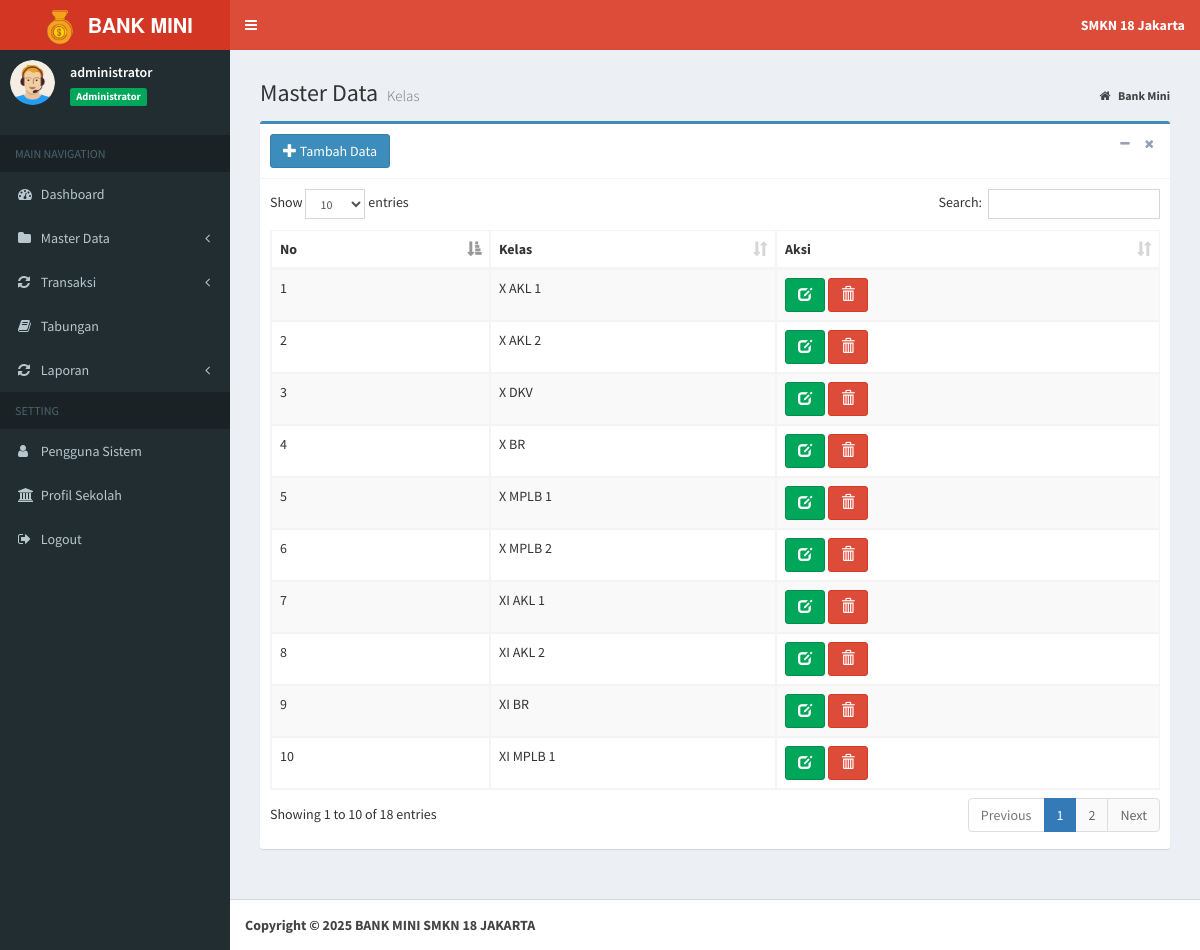
The page /etabs/index.php?page=MyApp/data_kelas (signed in) on the database its author committed.
### tables this page shows
CREATE TABLE `tb_profil` (
  `id_profil` int(11) NOT NULL,
  `nama_sekolah` varchar(200) NOT NULL,
  `alamat` varchar(400) NOT NULL,
  `akreditasi` char(2) NOT NULL
);

CREATE TABLE `tb_kelas` (
  `id_kelas` int(11) NOT NULL,
  `kelas` varchar(20) NOT NULL
);

### etabs/admin/kelas/data_kelas.php (the view, shortened to what this page needs)
<section class="content-header">
	<h1>
		Master Data
		<small>Kelas</small>
	</h1>
	<ol class="breadcrumb">
		<li>
			<a href="index.php">
				<i class="fa fa-home"></i>
				<b>Bank Mini</b>
			</a>
		</li>
	</ol>
</section>
<section class="content">
	<div class="box box-primary">
		<div class="box-header with-border">
			<a href="?page=MyApp/add_kelas" title="Tambah Data" class="btn btn-primary">
				<i class="glyphicon glyphicon-plus"></i> Tambah Data</a>
			<div class="box-tools pull-right">
				<button type="button" class="btn btn-box-tool" data-widget="collapse">
					<i class="fa fa-minus"></i>
				</button>
				<button type="button" class="btn btn-box-tool" data-widget="remove">
					<i class="fa fa-remove"></i>
				</button>
			</div>
		</div>
		<div class="box-body">
			<div class="table-responsive">
				<table id="example1" class="table table-bordered table-striped">
					<thead>
						<tr>
							<th>No</th>
							<th>Kelas</th>
							<th>Aksi</th>
						</tr>
					</thead>
					<tbody>
						<?php
                  $no = 1;
                  $sql = $koneksi->query("SELECT * FROM tb_kelas");
                  while ($data= $sql->fetch_assoc()) {
                ?>
						<tr>
							<td>
								<?php echo $no++; ?>
							</td>
							<td>
								<?php echo $data['kelas']; ?>
							</td>
							<td>
								<a href="?page=MyApp/edit_kelas&kode=<?php echo $data['id_kelas']; ?>" title="Ubah"
								 class="btn btn-success">
									<i class="glyphicon glyphicon-edit"></i>
								</a>
								<a href="?page=MyApp/del_kelas&kode=<?php echo $data['id_kelas']; ?>" onclick="return confirm('Yakin Hapus Data Ini ?')"
								 title="Hapus" class="btn btn-danger">
									<i class="glyphicon glyphicon-trash"></i>
							</td>
						</tr>
						<?php
                  }
                ?>
					</tbody>
				</table>
			</div>
		</div>
	</div>
</section>

### etabs/index.php (shortened to what this page needs)
<?php
    if (isset($_SESSION["ses_username"])==""){
		header("location: login.php");
    }else{
      $data_nama = $_SESSION["ses_nama"];
      $data_level = $_SESSION["ses_level"];
    }
    include "inc/koneksi.php";
	$sql = $koneksi->query("SELECT * from tb_profil");
	while ($data= $sql->fetch_assoc()) {
		$nama=$data['nama_sekolah'];
	}
?>
<!DOCTYPE html>
<html>
<head>
	<link rel="stylesheet" href="bootstrap/css/bootstrap.min.css">
	<link rel="stylesheet" href="https://cdnjs.cloudflare.com/ajax/libs/font-awesome/4.5.0/css/font-awesome.min.css">
	<link rel="stylesheet" href="https://cdnjs.cloudflare.com/ajax/libs/ionicons/2.0.1/css/ionicons.min.css">
	<link rel="stylesheet" href="plugins/datatables/dataTables.bootstrap.css">
	<link rel="stylesheet" href="plugins/select2/select2.min.css">
	<link rel="stylesheet" href="dist/css/AdminLTE.min.css">
	<link rel="stylesheet" href="dist/css/skins/_all-skins.min.css">
</head>
<body class="hold-transition skin-red sidebar-mini">
	<div class="wrapper">
		<header class="main-header">
			<a href="index.php" class="logo">
				<span class="logo-lg">
					<img src="dist/img/logo.png" width="45px">
					<b>BANK MINI</b>
				</span>
			</a>
			<nav class="navbar navbar-static-top">
				<a href="#" class="sidebar-toggle" data-toggle="offcanvas" role="button">
				</a>
				<div class="navbar-custom-menu">
					<ul class="nav navbar-nav">
						<li class="dropdown messages-menu">
							<a class="dropdown-toggle" data-toggle="dropdown">
								<span>
									<b>
										<?= $nama; ?>
									</b>
								</span>
							</a>
						</li>
					</ul>
				</div>
			</nav>
		</header>
		<aside class="main-sidebar">
			<section class="sidebar">
				</<b>
				<div class="user-panel">
					<div class="pull-left image">
						<img src="dist/img/avatar.png" class="img-circle" alt="User Image">
					</div>
					<div class="pull-left info">
						<p>
							<?php echo $data_nama; ?>
						</p>
						<span class="label label-success">
							<?php echo $data_level; ?>
						</span>
					</div>
				</div>
				<ul class="sidebar-menu">
					<li class="header">MAIN NAVIGATION</li>
					<?php
          if ($data_level=="Administrator"){
        ?>
					<li class="treeview">
						<a href="?page=admin">
							<i class="fa fa-dashboard"></i>
							<span>Dashboard</span>
						</a>
					</li>
					<li class="treeview">
						<a href="#">
							<i class="fa fa-folder"></i>
							<span>Master Data</span>
							<span class="pull-right-container">
								<i class="fa fa-angle-left pull-right"></i>
							</span>
						</a>
					</li>
					<li class="treeview">
						<a href="#">
							<i class="fa fa-refresh"></i>
							<span>Transaksi</span>
							<span class="pull-right-container">
								<i class="fa fa-angle-left pull-right"></i>
							</span>
						</a>
					</li>
					<li class="treeview">
						<a href="?page=view_tabungan">
							<i class="fa fa-book"></i>
							<span>Tabungan</span>
						</a>
					</li>
					<li class="treeview">
						<a href="#">
							<i class="fa fa-refresh"></i>
							<span>Laporan</span>
							<span class="pull-right-container">
								<i class="fa fa-angle-left pull-right"></i>
							</span>
						</a>
					</li>
					<li class="header">SETTING</li>
					<li class="treeview">
						<a href="?page=MyApp/data_pengguna">
							<i class="fa fa-user"></i>
							<span>Pengguna Sistem</span>
						</a>
					</li>
					<li class="treeview">
						<a href="?page=MyApp/data_profil">
							<i class="fa fa-bank"></i>
							<span>Profil Sekolah</span>
						</a>
					</li>
					<?php
            }
          ?>
					<li>
						<a href="logout.php" onclick="return confirm('Anda yakin keluar dari aplikasi ?')">
							<i class="fa fa-sign-out"></i>
							<span>Logout</span>
						</a>
					</li>
			</section>
		</aside>
		<div class="content-wrapper">
			<section class="content">
				<?php
      if(isset($_GET['page'])){
          $hal = $_GET['page'];
          switch ($hal) {
              case 'MyApp/data_kelas':
                  include "admin/kelas/data_kelas.php";
                  break;
          }
                        }
    ?>
			</section>
		</div>
		<footer class="main-footer">
			<strong>Copyright &copy; <?php echo date("Y"); ?> BANK MINI SMKN 18 JAKARTA
		</footer>
</body>
</html>

### rows shown on the page
tb_profil: nama_sekolah "SMKN 18 Jakarta"
tb_kelas: kelas "X AKL 1"
tb_kelas: kelas "X AKL 2"
tb_kelas: kelas "X DKV"
tb_kelas: kelas "X BR"
tb_kelas: kelas "X MPLB 1"
tb_kelas: kelas "X MPLB 2"
tb_kelas: kelas "XI AKL 1"
tb_kelas: kelas "XI AKL 2"
tb_kelas: kelas "XI BR"
tb_kelas: kelas "XI MPLB 1"

### other values the page prints
$data_nama "administrator"
$data_level "Administrator"
